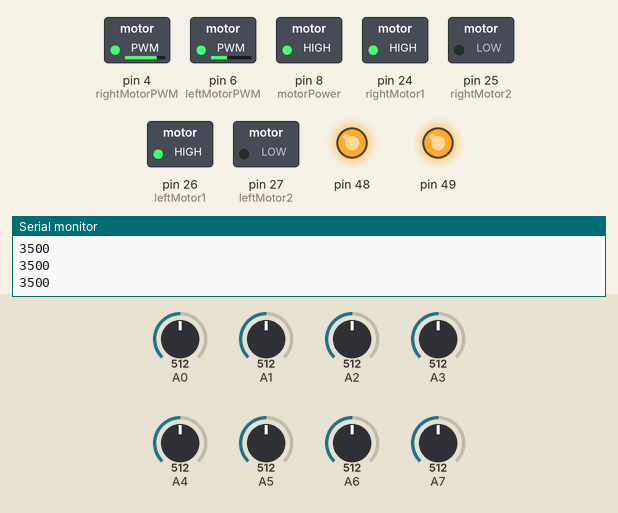
Simulated run of this sketch. Board: Arduino Mega 2560, built with avr-gcc and run on an emulated ATmega2560. Parts: switched loads named in the sketch (green lamp = pin HIGH), output pins drawn as LEDs (lit = HIGH), the last lines printed to the serial monitor. The test bench sets the inputs (shaded band); at power-on: A0 = 512, A2 = 512, A1 = 512, A4 = 512, A3 = 512, A5 = 512, A6 = 512, A7 = 512.

Above: at 5.7 s.
5.8 s: A0 set to 716
At 7.0 s:
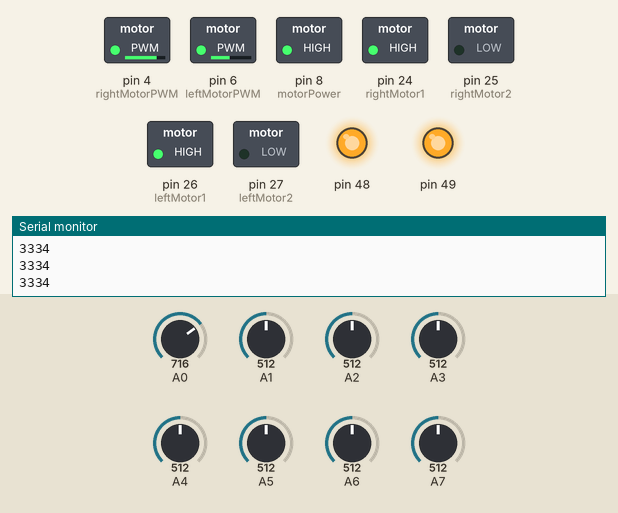
7.3 s: A2 set to 716
At 8.4 s:
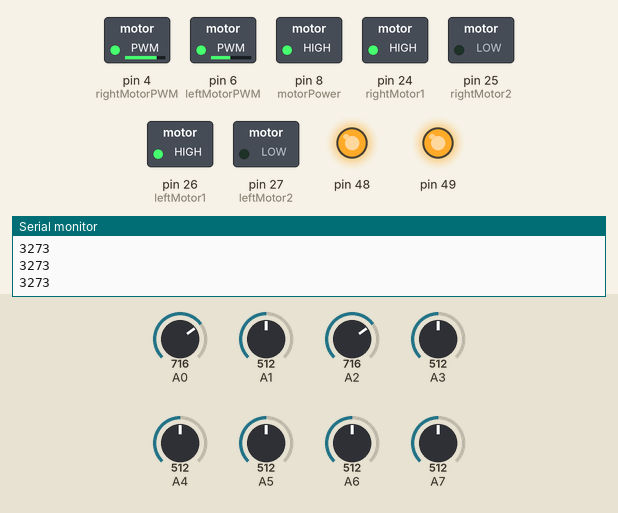
8.8 s: A1 set to 716
At 9.5 s:
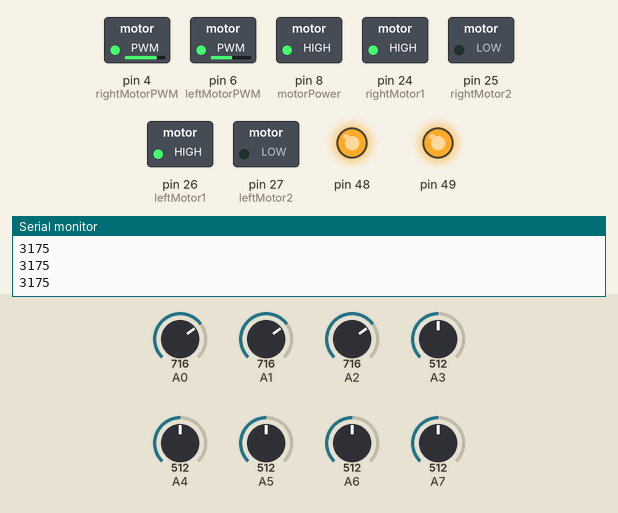
10.3 s: A4 set to 716
At 10.6 s:
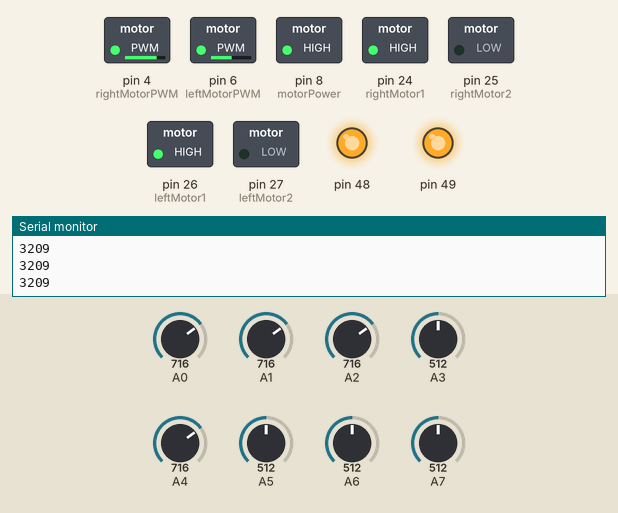
11.8 s: A3 set to 65
At 13.0 s:
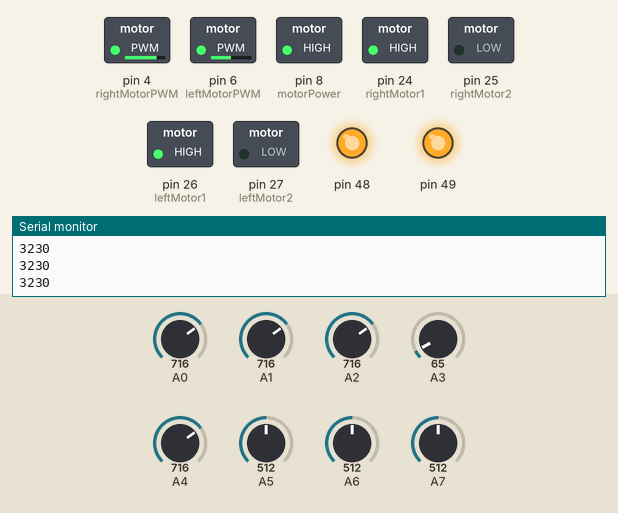
13.3 s: A3 set to 716
At 14.1 s:
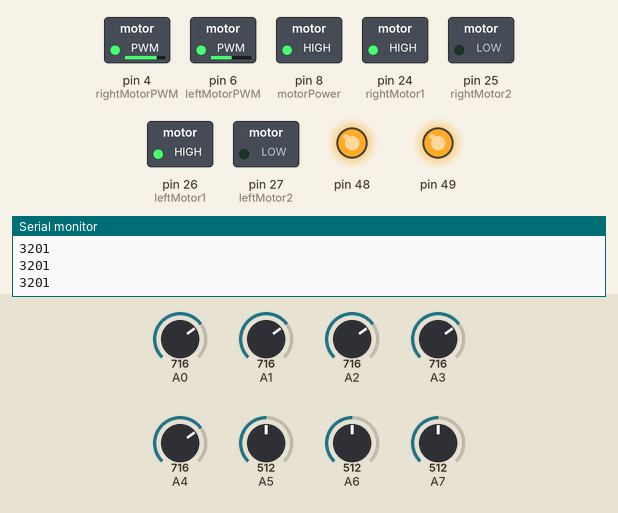
Timing chart, 0 to 15.8 s (numbered marks = the images above; inputs shaded):
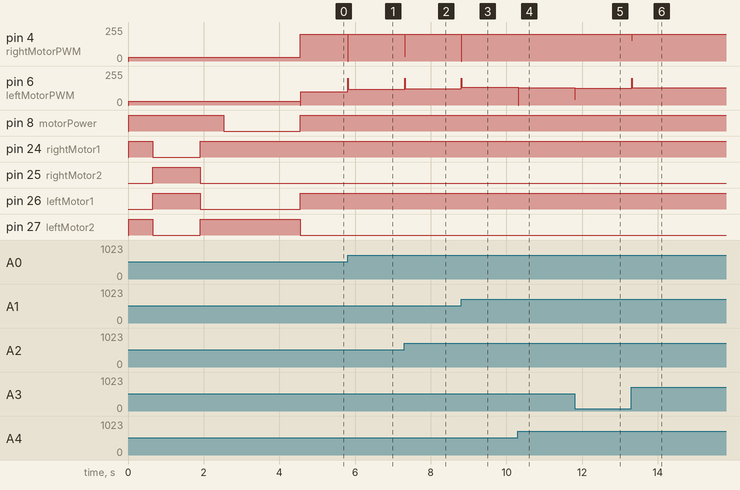

The sketch:

PID.ino
```cpp
#include <QTRSensors.h>

#define Kp .1    // experment to determine this, start by something small that just makes your bot follow the line at a slow speed
#define Kd 4     // experiment to determine this, slowly increase the speeds and adjust this value. ( Note: Kp < Kd)
#define Ki 0
#define rightMaxSpeed 200 // max speed of the robot
#define leftMaxSpeed 200 // max speed of the robot
#define rightBaseSpeed 200 // this is the speed at which the motors should spin when the robot is perfectly on the line
#define leftBaseSpeed 200 // this is the speed at which the motors should spin when the robot is perfectly on the line
#define NUM_SENSORS  8     // number of sensors used
#define TIMEOUT       2500  // waits for 2500 us for sensor outputs to go low
#define EMITTER_PIN   30     // emitter is controlled by digital pin 2

#define rightMotor1 24
#define rightMotor2 25
#define rightMotorPWM 4
#define leftMotor1 26
#define leftMotor2 27
#define leftMotorPWM 6
#define motorPower 8
#define NUM_SAMPLES_PER_SENSOR 4
//QTRSensorsRC qtrrc((unsigned char[]) { 0,1,2,3,4,5,6,7} ,NUM_SENSORS, TIMEOUT, EMITTER_PIN); // sensor connected through analog pins A0 - A5 i.e. digital pins 14-19
QTRSensorsAnalog qtra((unsigned char[]) {
  0, 1, 2, 3, 4, 5, 6, 7
}, NUM_SENSORS, NUM_SAMPLES_PER_SENSOR, EMITTER_PIN);
unsigned int sensorValues[NUM_SENSORS];

void turn_right()
{
  digitalWrite(48, HIGH);
  digitalWrite(49, HIGH);
  digitalWrite(motorPower, HIGH); // move forward with appropriate speeds
  digitalWrite(rightMotor1, HIGH);
  digitalWrite(rightMotor2, LOW);
  analogWrite(rightMotorPWM, 30);
  digitalWrite(motorPower, HIGH);
  digitalWrite(leftMotor1, LOW);
  digitalWrite(leftMotor2, HIGH);
  analogWrite(leftMotorPWM, 30);
}

void turn_left() {
  digitalWrite(48, HIGH);
  digitalWrite(49, HIGH);
  digitalWrite(motorPower, HIGH); // move forward with appropriate speeds
  digitalWrite(rightMotor1, LOW);
  digitalWrite(rightMotor2, HIGH);
  analogWrite(rightMotorPWM, 30);
  digitalWrite(motorPower, HIGH);
  digitalWrite(leftMotor1, HIGH);
  digitalWrite(leftMotor2, LOW);
  analogWrite(leftMotorPWM, 30);
}


void turn_rightEX()
{
  digitalWrite(48, HIGH);
  digitalWrite(49, HIGH);
  digitalWrite(motorPower, HIGH); // move forward with appropriate speeds
  digitalWrite(rightMotor1, HIGH);
  digitalWrite(rightMotor2, LOW);
  analogWrite(rightMotorPWM, 300);
  digitalWrite(motorPower, HIGH);
  digitalWrite(leftMotor1, LOW);
  digitalWrite(leftMotor2, HIGH);
  analogWrite(leftMotorPWM, 300);
}

void turn_leftEX() {
  digitalWrite(48, HIGH);
  digitalWrite(49, HIGH);
  digitalWrite(motorPower, HIGH); // move forward with appropriate speeds
  digitalWrite(rightMotor1, LOW);
  digitalWrite(rightMotor2, HIGH);
  analogWrite(rightMotorPWM, 300);
  digitalWrite(motorPower, HIGH);
  digitalWrite(leftMotor1, HIGH);
  digitalWrite(leftMotor2, LOW);
  analogWrite(leftMotorPWM, 300);
}

void go_straightEX() {
   digitalWrite(48, HIGH);
    digitalWrite(49, HIGH);
    digitalWrite(motorPower, HIGH); // move forward with appropriate speeds
    digitalWrite(rightMotor1, HIGH);
    digitalWrite(rightMotor2, LOW);
    analogWrite(rightMotorPWM, 300);
    digitalWrite(motorPower, HIGH);
    digitalWrite(leftMotor1, HIGH);
    digitalWrite(leftMotor2, LOW);
    analogWrite(leftMotorPWM, 300);
}

void setup()
{
  pinMode(rightMotor1, OUTPUT);
  pinMode(rightMotor2, OUTPUT);
  pinMode(rightMotorPWM, OUTPUT);
  pinMode(leftMotor1, OUTPUT);
  pinMode(leftMotor2, OUTPUT);
  pinMode(leftMotorPWM, OUTPUT);
  pinMode(motorPower, OUTPUT);

  pinMode(49, OUTPUT);
  pinMode(48, OUTPUT);

  int i;
  for ( i = 0; i < 100; i++) // calibrate for sometime by sliding the sensors across the line, or you may use auto-calibration instead
  { qtra.calibrate();
    //comment this part out for automatic calibration
    if ( i  < 25 || i >= 75 ) // turn to the left and right to expose the sensors to the brightest and darkest readings that may be encountered
      turn_right();
    else
      turn_left();
  }
  digitalWrite(13, HIGH);    // turn on LED to indicate we are in calibration mode
  /*for (int i = 0; i < 50; i++)  // make the calibration take about 10 seconds
    {
     qtra.calibrate();       // reads all sensors 10 times at 2.5 ms per six sensors (i.e. ~25 ms per call)
    }*/
  digitalWrite(13, LOW);
  delay(20);
  wait();
  delay(2000); // wait for 2s to position the bot before entering the main loop

  //comment out for serial printing

  Serial.begin(9600);
  for (int i = 0; i < NUM_SENSORS; i++)
  {
    Serial.print(qtra.calibratedMinimumOn[i]);
    Serial.print(' ');
  }
  Serial.println();

  for (int i = 0; i < NUM_SENSORS; i++)
  {
    Serial.print(qtra.calibratedMaximumOn[i]);
    Serial.print(' ');
  }
  Serial.println();
  Serial.println();

}

int lastError = 0;
int cumError = 0;

void loop()
{


  for (int i = 0; i < NUM_SENSORS; i++)
  {
    //Serial.print(qtra.calibratedMaximumOn[i]);
    Serial.print(' ');
  }
  Serial.println();


  unsigned int sensors[8];
  int position = qtra.readLine(sensors); // get calibrated readings along with the line position, refer to the QTR Sensors Arduino Library for more details on line position.
  int error = position - 2500;
  Serial.print(position);

  cumError += error;
  int motorSpeed = Kp * error + Kd * (error - lastError) + Ki * cumError;
  lastError = error;

  int rightMotorSpeed = rightBaseSpeed + motorSpeed;
  int leftMotorSpeed = leftBaseSpeed - motorSpeed;

  if (rightMotorSpeed > rightMaxSpeed ) rightMotorSpeed = rightMaxSpeed; // prevent the motor from going beyond max speed
  if (leftMotorSpeed > leftMaxSpeed ) leftMotorSpeed = leftMaxSpeed; // prevent the motor from going beyond max speed
  if (rightMotorSpeed < 0) rightMotorSpeed = 0; // keep the motor speed positive
  if (leftMotorSpeed < 0) leftMotorSpeed = 0; // keep the motor speed positive
  if(position <1200)
  turn_leftEX();
  else if(position>5800&&position<7000)
  turn_rightEX();
  /*else if(position ==7000)
  go_straightEX();*/
  else
  {

    digitalWrite(48, HIGH);
    digitalWrite(49, HIGH);
    digitalWrite(motorPower, HIGH); // move forward with appropriate speeds
    digitalWrite(rightMotor1, HIGH);
    digitalWrite(rightMotor2, LOW);
    analogWrite(rightMotorPWM, rightMotorSpeed);
    digitalWrite(motorPower, HIGH);
    digitalWrite(leftMotor1, HIGH);
    digitalWrite(leftMotor2, LOW);
    analogWrite(leftMotorPWM, leftMotorSpeed);
  }
}

void wait() {
  digitalWrite(motorPower, LOW);
}
```

Measured:
- after the input at 5.8 s, pin 4 (rightMotorPWM): 200/255 → 0/255 at once, → 200/255 0.01 s later; pin 6 (leftMotorPWM): 100/255 → 117/255 at once
- after the input at 7.3 s, pin 4 (rightMotorPWM): 200/255 → 34/255 at once, → 200/255 0.01 s later; pin 6 (leftMotorPWM): 117/255 → 123/255 at once
- after the input at 8.8 s, pin 4 (rightMotorPWM): 200/255 → 0/255 at once, → 200/255 0.01 s later; pin 6 (leftMotorPWM): 123/255 → 133/255 at once
- after the input at 10.3 s, pin 6 (leftMotorPWM): 133/255 → 130/255 at once
- after the input at 11.8 s, pin 6 (leftMotorPWM): 130/255 → 127/255 at once
- after the input at 13.3 s, pin 4 (rightMotorPWM): 200/255 → 155/255 at once, → 200/255 0.01 s later; pin 6 (leftMotorPWM): 127/255 → 130/255 at once
